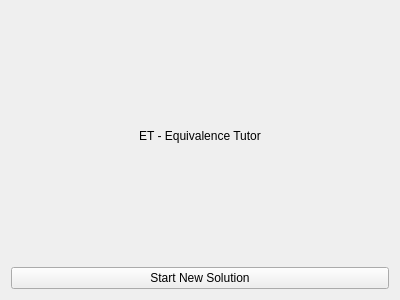
<?xml version="1.0" encoding="UTF-8"?>
<ui version="4.0">
 <class>WelcomePageWidget</class>
 <widget class="QWidget" name="WelcomePageWidget">
  <property name="geometry">
   <rect>
    <x>0</x>
    <y>0</y>
    <width>400</width>
    <height>300</height>
   </rect>
  </property>
  <property name="windowTitle">
   <string>Welcome</string>
  </property>
  <layout class="QVBoxLayout" name="verticalLayout">
   <item>
    <widget class="QLabel" name="label">
     <property name="text">
      <string>ET - Equivalence Tutor</string>
     </property>
     <property name="alignment">
      <set>Qt::AlignCenter</set>
     </property>
    </widget>
   </item>
   <item>
    <widget class="QPushButton" name="startSolutionButton">
     <property name="text">
      <string>Start New Solution</string>
     </property>
    </widget>
   </item>
  </layout>
 </widget>
 <resources/>
 <connections/>
</ui>
